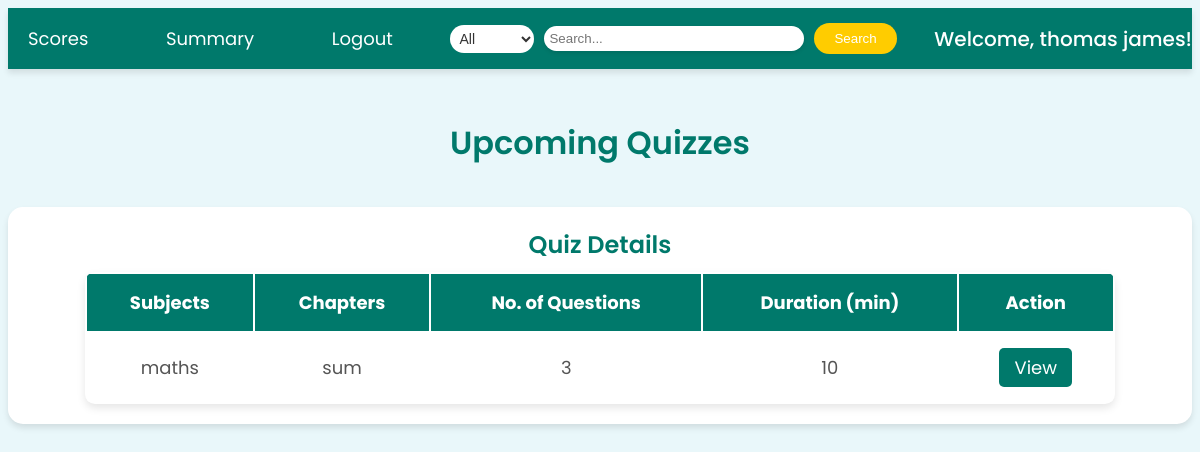
The page /userDashboard (signed in) on the database its author committed.
### models.py (models this page shows)
class Quiz(db.Model):
    __tablename__="quiz"
    id=db.Column(db.Integer,primary_key=True,nullable=False,unique=True,autoincrement=True)
    chapter_id=db.Column(db.Integer,db.ForeignKey('chapter.id'),nullable=False)
    title=db.Column(db.String(100),nullable=False)
    description=db.Column(db.Text,nullable=False)
    max_questions = db.Column(db.Integer, nullable=False, default=5)
    number_of_questions = db.Column(db.Integer, nullable=False)
    duration = db.Column(db.Integer, nullable=False)
    quiz_date = db.Column(db.DateTime, nullable=False, default=func.now())
    questions=db.relationship('Questions',backref='quiz', cascade="all, delete-orphan",lazy=True)

class Subjects(db.Model):
    __tablename__="subjects"
    id=db.Column(db.Integer,primary_key=True,nullable=False,unique=True,autoincrement=True)
    name=db.Column(db.String(100),nullable=False,unique=True)
    description=db.Column(db.Text,nullable=True)
    chapters = db.relationship('Chapter', backref='subject', lazy=True)

class Chapter(db.Model):
    __tablename__="chapter"
    id=db.Column(db.Integer,primary_key=True,nullable=False,unique=True,autoincrement=True)
    subject_id=db.Column(db.Integer,db.ForeignKey('subjects.id'),nullable=False)
    name=db.Column(db.String(100),nullable=False)
    number_of_questions = db.Column(db.Integer, nullable=False)
    quizzes=db.relationship('Quiz',backref='chapter',lazy=True,cascade="all, delete-orphan")

### app.py (the view)
@app.route('/userDashboard')
def userDashboard():
    if 'username' not in session:
        flash("Please login First", "danger")
        return redirect(url_for("login"))
    fullname = session.get('fullname', '')
    username = session.get('username', '')
    quizzes = Quiz.query.all()
    search_results = {
        'query': '',
        'subjects': [],
        'quizzes': [],
        'is_search': False
    }
    return render_template(
        "userDashboard.html",
        quizzes=quizzes,
        username=username,
        fullname=fullname,
        search_results=search_results
    )

### Templates/userDashboard.html (shortened to what this page needs)
<!DOCTYPE html>
<html lang="en">
<head>
    <link rel="stylesheet" href="https://cdnjs.cloudflare.com/ajax/libs/font-awesome/6.0.0-beta3/css/all.min.css">
    <link rel="stylesheet" href="https://cdnjs.cloudflare.com/ajax/libs/animate.css/4.1.1/animate.min.css">
</head>
<body>
    <nav>
        <div class="container">
            <a href="{{ url_for('scores') }}">Scores</a>
            <a href="{{ url_for('summary') }}">Summary</a>
            <a href="{{ url_for('login') }}">Logout</a>
            <form class="search-form" method="POST" action="{{ url_for('user_search') }}">
                <select name="category" required>
                    <option value="all">All</option>
                </select>
                <input type="text" name="query" placeholder="Search..." class="search-box" required>
                <button type="submit" class="btn-primary">Search</button>
            </form>
            <div class="welcome-msg">Welcome, {{ fullname }}!</div>
        </div>
    </nav>
    <div class="main-container animate__animated animate__fadeIn">
        {% if search_results.is_search %}
            <h3>Search Results</h3>
            <h4>Results for: "{{ search_results.query }}"</h4>
            {% if search_results.subjects %}
                <h5>Subjects</h5>
                <ul>
                    {% for subject in search_results.subjects %}
                        <li>{{ subject.name }}</li>
                    {% endfor %}
                </ul>
            {% endif %}
            {% if search_results.quizzes %}
                <h5>Quizzes</h5>
                <ul>
                    {% for quiz in search_results.quizzes %}
                        <li>{{ quiz.title }} - {{ quiz.description }}</li>
                    {% endfor %}
                </ul>
            {% endif %}
        {% else %}
            <h3>Upcoming Quizzes</h3>
            <div class="card">
                <div class="card-header">
                    Quiz Details
                </div>
                <div class="card-content">
                    <table class="table">
                        <thead>
                            <tr>
                                <th>Subjects</th>
                                <th>Chapters</th>
                                <th>No. of Questions</th>
                                <th>Duration (min)</th>
                                <th>Action</th>
                            </tr>
                        </thead>
                        <tbody>
                            {% for quiz in quizzes %}
                                <tr>
                                    <td>{{ quiz.chapter.subject.name }}</td>
                                    <td>{{ quiz.chapter.name if quiz.chapter else "N/A" }}</td>
                                    <td>{{ quiz.number_of_questions }}</td>
                                    <td>{{ quiz.duration }}</td>
                                    <td>
                                        <a href="{{ url_for('attempt_quiz', quiz_id=quiz.id) }}" class="btn-action">View</a>
                                    </td>
                                </tr>
                            {% endfor %}
                        </tbody>
                    </table>
                </div>
            </div>
        {% endif %}
    </div>
</body>
</html>

### Templates/userDashboard.html (style rules this page uses)
body { font-family: 'Poppins', sans-serif; background-color: #e9f7fa; color: #333; }
nav { background-color: #00796b; color: white; padding: 15px 0; box-shadow: 0px 4px 6px rgba(0, 0, 0, 0.1); }
.container { margin: 0 auto; max-width: 1200px; display: flex; justify-content: space-between; align-items: center; }
nav a { color: white; margin: 0 20px; font-size: 18px; text-decoration: none; transition: 0.3s; }
.search-form { display: flex; align-items: center; gap: 10px; }
.search-box { padding: 5px; width: 250px; border: none; border-radius: 25px; box-shadow: 0px 2px 4px rgba(0, 0, 0, 0.1); }
.search-form select { padding: 5px; border-radius: 25px; border: none; font-size: 14px; outline: none; background-color: white; color: #333; }
.btn-primary { background-color: #ffcc00; border: none; color: white; border-radius: 25px; padding: 8px 20px; cursor: pointer; transition: background-color 0.3s; }
.main-container { margin-top: 50px; text-align: center; }
h3 { font-size: 32px; color: #00796b; margin-bottom: 30px; font-weight: 600; }
table { width: 90%; margin: 0 auto; border-radius: 10px; overflow: hidden; box-shadow: 0px 4px 8px rgba(0, 0, 0, 0.1); }
th, td { padding: 15px; text-align: center; }
th { background-color: #00796b; color: white; }
td { background-color: #ffffff; }
.btn-action { display: inline-block; text-decoration: none; padding: 6px 15px; background-color: #00796b; color: white; border-radius: 5px; border: none; cursor: pointer; transition: background-color 0.3s; text-align: center; }
.welcome-msg { font-size: 20px; font-weight: 500; }
.card { background-color: #ffffff; border-radius: 15px; padding: 20px; box-shadow: 0px 4px 6px rgba(0, 0, 0, 0.1); margin-top: 40px; transition: transform 0.3s ease-in-out; }
.card-header { font-size: 24px; color: #00796b; font-weight: 600; }
.card-content { font-size: 18px; color: #555; margin-top: 10px; }

### rows shown on the page
Quiz: chapter.subject.name "maths", chapter "sum", number_of_questions "3", duration "10"

### other values the page prints
{{ fullname }} "thomas james"
